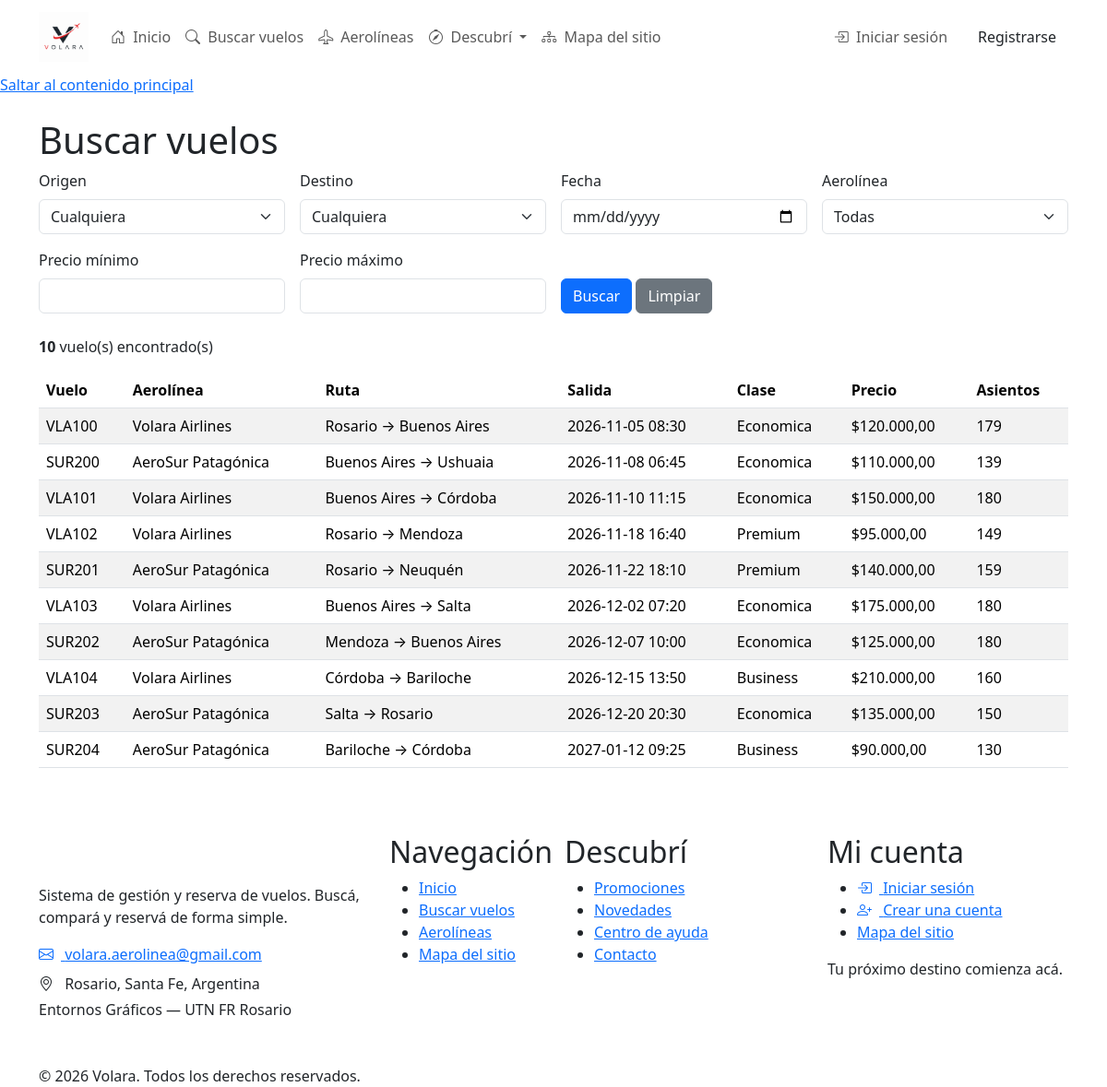
/Pages/User/buscarVuelos.php, run on the app's committed database.
### tables this page shows
CREATE TABLE vuelos (
    codVuelo INT UNSIGNED AUTO_INCREMENT,

    codigoVuelo VARCHAR(20) NOT NULL,

    codAerolinea INT UNSIGNED NOT NULL,

    origen VARCHAR(100) NOT NULL,
    destino VARCHAR(100) NOT NULL,

    fecha DATE NOT NULL,
    hora TIME NOT NULL,

    precio DECIMAL(10,2) NOT NULL,

    asientosTotal INT UNSIGNED NOT NULL,
    asientosDisponibles INT UNSIGNED NOT NULL,

    clase ENUM(
        'economica',
        'premium',
        'business'
    ) NOT NULL DEFAULT 'economica',

     
    activo TINYINT(1) NOT NULL DEFAULT 1,

    fechaCreacion DATETIME NOT NULL DEFAULT CURRENT_TIMESTAMP,
    fechaActualizacion DATETIME NOT NULL DEFAULT CURRENT_TIMESTAMP
        ON UPDATE CURRENT_TIMESTAMP,

    PRIMARY KEY (codVuelo),

    UNIQUE KEY uk_vuelo_codigo (codigoVuelo),

    KEY idx_vuelo_aerolinea (codAerolinea),
    KEY idx_vuelo_busqueda (origen, destino, fecha),
    KEY idx_vuelo_fecha (fecha),

    CONSTRAINT fk_vuelo_aerolinea
        FOREIGN KEY (codAerolinea)
        REFERENCES aerolineas(codAerolinea)
        ON UPDATE CASCADE
        ON DELETE RESTRICT,

    CONSTRAINT chk_vuelo_origen_destino
        CHECK (origen <> destino),

    CONSTRAINT chk_vuelo_precio
        CHECK (precio > 0),

    CONSTRAINT chk_vuelo_asientos_total
        CHECK (asientosTotal > 0),

    CONSTRAINT chk_vuelo_asientos_disponibles
        CHECK (
            asientosDisponibles >= 0
            AND asientosDisponibles <= asientosTotal
        )

);

CREATE TABLE aerolineas (
    codAerolinea INT UNSIGNED AUTO_INCREMENT,
    codigoIATA CHAR(3) NOT NULL,
    nombre VARCHAR(120) NOT NULL,
    pais VARCHAR(100) NOT NULL,

    PRIMARY KEY (codAerolinea),

    UNIQUE KEY uk_aerolinea_iata (codigoIATA),
    UNIQUE KEY uk_aerolinea_nombre (nombre)

);

### Pages/User/buscarVuelos.php (the view, shortened to what this page needs)
<?php
$conexion = conectarDB();
$errores = [];
$fecha = trim($_GET['fecha'] ?? '');
$precioMin = trim($_GET['precio_min'] ?? '');
$precioMax = trim($_GET['precio_max'] ?? '');
$vuelos = [];
if (empty($errores)) {
    $where = [
        'TIMESTAMP(v.fecha, v.hora) > NOW()',
        'v.asientosDisponibles > 0',
    ];
    $params = [];
    $condiciones = implode(' AND ', $where);
    $consulta = $conexion->prepare(
        "SELECT v.codVuelo, v.codigoVuelo, v.origen, v.destino, v.fecha, v.hora,
                v.precio, v.clase, v.asientosDisponibles,
                a.nombre AS aerolinea
         FROM vuelos v
         INNER JOIN aerolineas a ON a.codAerolinea = v.codAerolinea
         WHERE $condiciones
         ORDER BY v.fecha, v.hora, v.precio"
    );
    $consulta->execute($params);
    $vuelos = $consulta->fetchAll(PDO::FETCH_ASSOC);
}
require_once __DIR__ . '/../../Includes/navbar.php';
require_once __DIR__ . '/../../Includes/header.php';
?>
<main class="container my-4">
    <h1>Buscar vuelos</h1>
    <form method="get" class="row g-3 align-items-end mb-4">
        <div class="col-md-3">
            <label for="origen" class="form-label">Origen</label>
            <select class="form-select" id="origen" name="origen">
                <option value="">Cualquiera</option>
            </select>
        </div>
        <div class="col-md-3">
            <label for="destino" class="form-label">Destino</label>
            <select class="form-select" id="destino" name="destino">
                <option value="">Cualquiera</option>
            </select>
        </div>
        <div class="col-md-3">
            <label for="fecha" class="form-label">Fecha</label>
            <input type="date" class="form-control" id="fecha" name="fecha"
                   min="<?= date('Y-m-d') ?>" value="<?= htmlspecialchars($fecha) ?>">
        </div>
        <div class="col-md-3">
            <label for="aerolinea" class="form-label">Aerolínea</label>
            <select class="form-select" id="aerolinea" name="aerolinea">
                <option value="0">Todas</option>
            </select>
        </div>
        <div class="col-md-3">
            <label for="precio_min" class="form-label">Precio mínimo</label>
            <input type="number" class="form-control" id="precio_min" name="precio_min"
                   min="0" step="1000" value="<?= htmlspecialchars($precioMin) ?>">
        </div>
        <div class="col-md-3">
            <label for="precio_max" class="form-label">Precio máximo</label>
            <input type="number" class="form-control" id="precio_max" name="precio_max"
                   min="0" step="1000" value="<?= htmlspecialchars($precioMax) ?>">
        </div>
        <div class="col-md-6">
            <button type="submit" class="btn btn-primary">Buscar</button>
            <a href="buscarVuelos.php" class="btn btn-secondary">Limpiar</a>
        </div>
    </form>
    <?php if (empty($errores)): ?>
        <?php if (empty($vuelos)): ?>
            <div class="alert alert-info">No encontramos vuelos con esos criterios.</div>
        <?php else: ?>
            <p><strong><?= count($vuelos) ?></strong> vuelo(s) encontrado(s)</p>
            <table class="table table-striped">
                <thead>
                    <tr>
                        <th>Vuelo</th>
                        <th>Aerolínea</th>
                        <th>Ruta</th>
                        <th>Salida</th>
                        <th>Clase</th>
                        <th>Precio</th>
                        <th>Asientos</th>
                    </tr>
                </thead>
                <tbody>
                    <?php foreach ($vuelos as $vuelo): ?>
                        <tr>
                            <td><?= htmlspecialchars($vuelo['codigoVuelo']) ?></td>
                            <td><?= htmlspecialchars($vuelo['aerolinea']) ?></td>
                            <td><?= htmlspecialchars($vuelo['origen'] . ' → ' . $vuelo['destino']) ?></td>
                            <td><?= htmlspecialchars($vuelo['fecha'] . ' ' . substr($vuelo['hora'], 0, 5)) ?></td>
                            <td><?= htmlspecialchars(ucfirst($vuelo['clase'])) ?></td>
                            <td>$<?= number_format((float) $vuelo['precio'], 2, ',', '.') ?></td>
                            <td><?= (int) $vuelo['asientosDisponibles'] ?></td>
                        </tr>
                    <?php endforeach; ?>
                </tbody>
            </table>
        <?php endif; ?>
    <?php endif; ?>
</main>
<?php require_once __DIR__ . '/../../Includes/footer.php'; ?>

### data on the page
vuelos: codigoVuelo "VLA100", codAerolinea.nombre "Volara Airlines", origen+destino "Rosario → Buenos Aires", fecha+hora "2026-11-05 08:30", clase "Economica", precio "120.000,00", asientosDisponibles "179"
vuelos: codigoVuelo "SUR200", codAerolinea.nombre "AeroSur Patagónica", origen+destino "Buenos Aires → Ushuaia", fecha+hora "2026-11-08 06:45", clase "Economica", precio "110.000,00", asientosDisponibles "139"
vuelos: codigoVuelo "VLA101", codAerolinea.nombre "Volara Airlines", origen+destino "Buenos Aires → Córdoba", fecha+hora "2026-11-10 11:15", clase "Economica", precio "150.000,00", asientosDisponibles "180"
vuelos: codigoVuelo "VLA102", codAerolinea.nombre "Volara Airlines", origen+destino "Rosario → Mendoza", fecha+hora "2026-11-18 16:40", clase "Premium", precio "95.000,00", asientosDisponibles "149"
vuelos: codigoVuelo "SUR201", codAerolinea.nombre "AeroSur Patagónica", origen+destino "Rosario → Neuquén", fecha+hora "2026-11-22 18:10", clase "Premium", precio "140.000,00", asientosDisponibles "159"
vuelos: codigoVuelo "VLA103", codAerolinea.nombre "Volara Airlines", origen+destino "Buenos Aires → Salta", fecha+hora "2026-12-02 07:20", clase "Economica", precio "175.000,00", asientosDisponibles "180"
vuelos: codigoVuelo "SUR202", codAerolinea.nombre "AeroSur Patagónica", origen+destino "Mendoza → Buenos Aires", fecha+hora "2026-12-07 10:00", clase "Economica", precio "125.000,00", asientosDisponibles "180"
vuelos: codigoVuelo "VLA104", codAerolinea.nombre "Volara Airlines", origen+destino "Córdoba → Bariloche", fecha+hora "2026-12-15 13:50", clase "Business", precio "210.000,00", asientosDisponibles "160"
vuelos: codigoVuelo "SUR203", codAerolinea.nombre "AeroSur Patagónica", origen+destino "Salta → Rosario", fecha+hora "2026-12-20 20:30", clase "Economica", precio "135.000,00", asientosDisponibles "150"
vuelos: codigoVuelo "SUR204", codAerolinea.nombre "AeroSur Patagónica", origen+destino "Bariloche → Córdoba", fecha+hora "2027-01-12 09:25", clase "Business", precio "90.000,00", asientosDisponibles "130"

### other printed values
count($vuelos) "10"
